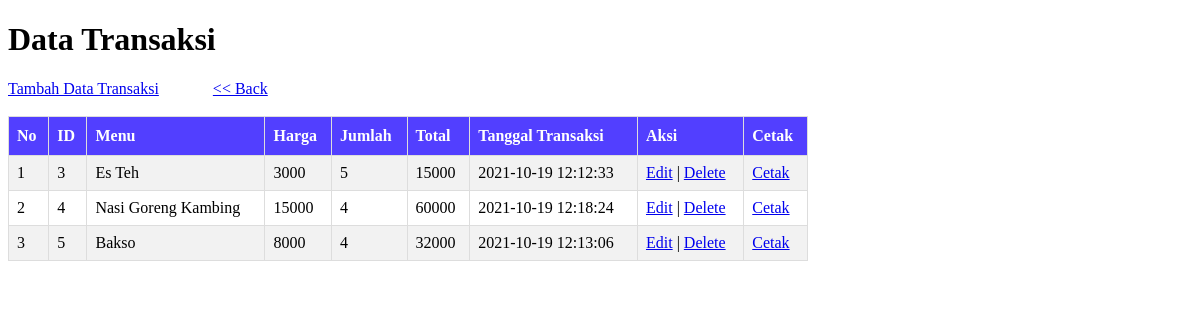
Page /index.php/home/daftar_transaksi on the committed database.
### tables this page shows
CREATE TABLE `tb_transaksi` (
  `id` int(11) NOT NULL,
  `nama` varchar(250) NOT NULL,
  `harga` int(11) NOT NULL,
  `jumlah` int(11) NOT NULL,
  `total` int(11) NOT NULL,
  `tanggal` datetime NOT NULL
);

### application/controllers/Home.php (called while the page is built, shortened)
<?php
class Home extends CI_Controller {
	public function __construct() {
		$this->load->model('M_menu');
		$this->load->model('M_transaksi');
		$this->load->model('M_login');
	}
	public function daftar_transaksi()
	{
		$queryAllTransaksi = $this->M_transaksi->getDataTransaksi();
		$DATA = ['queryAllTr' => $queryAllTransaksi];
		$this->load->view('transaksi', $DATA);
	}
}

### index.php (called while the page is built, shortened)
<?php
require_once BASEPATH.'core/CodeIgniter.php';

### application/models/M_transaksi.php (called while the page is built, shortened)
<?php
class M_transaksi extends CI_Model {
  function getDataTransaksi() {
    $query = $this->db->get('tb_transaksi');
    return $query->result();
  }
}

### application/views/transaksi.php (the view, shortened to what this page needs)
<!DOCTYPE html>
<html lang="en">
<head>
</head>
<body>
  <h1>Data Transaksi</h1>
  <a href="<?= base_url('/home/halaman_tambah_transaksi') ?>">Tambah Data Transaksi</a>
  <a href="<?= base_url('/home/main') ?>" style="margin-left: 50px;">
    << Back</a><br><br>
      <table border=1 cellpadding=10 cellspacing=0>
        <tr>
          <th>No</th>
          <th>ID</th>
          <th>Menu</th>
          <th>Harga</th>
          <th>Jumlah</th>
          <th>Total</th>
          <th>Tanggal Transaksi</th>
          <th>Aksi</th>
          <th>Cetak</th>
        </tr>
        <?php $i=1; foreach ($queryAllTr as $row) : ?>
        <tr>
          <td><?= $i; ?></td>
          <td><?= $row->id; ?></td>
          <td><?= $row->nama; ?></td>
          <td><?= $row->harga; ?></td>
          <td><?= $row->jumlah; ?></td>
          <td><?= $row->total; ?></td>
          <td><?= $row->tanggal; ?></td>
          <td>
            <a href="<?= base_url('/home/halaman_edit_transaksi') ?>/<?= $row->id; ?>">Edit</a> |
            <a href="<?= base_url('/home/fungsiDeleteTransaksi') ?>/<?= $row->id; ?>"
              onclick="return confirm('Yakin ingin dihapus?');">Delete</a>
          </td>
          <td>
            <a href="<?= base_url('/home/halaman_cetak') ?>/<?= $row->id; ?>">Cetak</a>
          </td>
        </tr>
        <?php $i++; endforeach; ?>
      </table>
</body>
</html>

### application/views/transaksi.php (style rules this page uses)
table { border-collapse: collapse; width: 800px; }
table td, table th { border: 1px solid #ddd; padding: 8px; }
table tr:nth-child(even) { background-color: #f2f2f2; }
table th { padding-top: 10px; padding-bottom: 10px; text-align: left; background-color: #523fff; color: white; }

### rows in the picture
tb_transaksi: id "3", nama "Es Teh", harga "3000", jumlah "5", total "15000", tanggal "2021-10-19 12:12:33"
tb_transaksi: id "4", nama "Nasi Goreng Kambing", harga "15000", jumlah "4", total "60000", tanggal "2021-10-19 12:18:24"
tb_transaksi: id "5", nama "Bakso", harga "8000", jumlah "4", total "32000", tanggal "2021-10-19 12:13:06"
